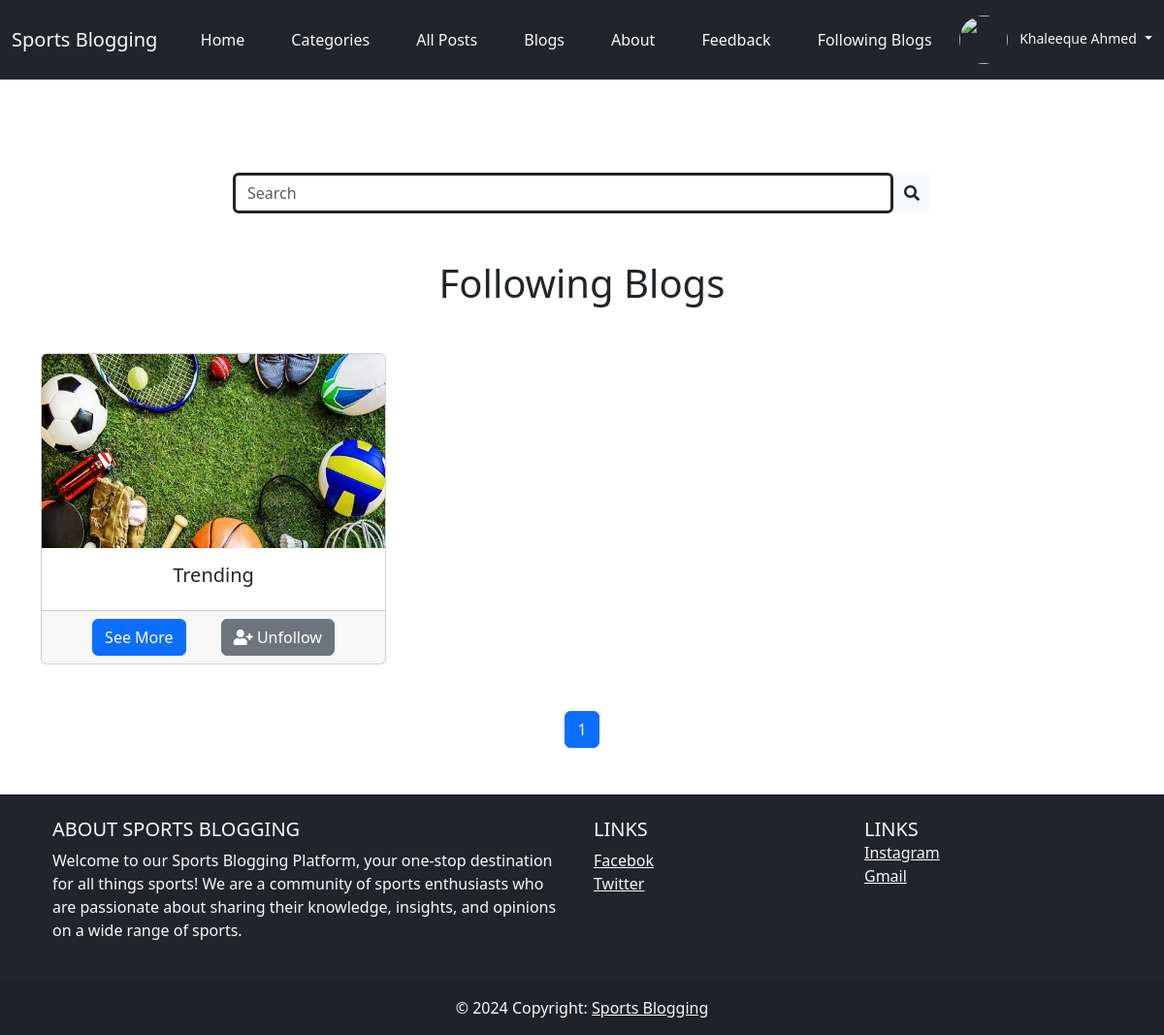
Screenshot of /User/following_blogs.php (signed in) with the database file from the repository.
### tables this page shows
CREATE TABLE `following_blog` (
  `follow_id` int(11) NOT NULL AUTO_INCREMENT,
  `follower_id` int(11) DEFAULT NULL,
  `blog_following_id` int(11) DEFAULT NULL,
  `status` enum('Followed','Unfollowed') DEFAULT 'Followed',
  `created_at` timestamp NOT NULL DEFAULT current_timestamp(),
  `updated_at` timestamp NULL DEFAULT NULL,
  PRIMARY KEY (`follow_id`),
  KEY `blog_following_id` (`blog_following_id`),
  KEY `follower_id` (`follower_id`),
  CONSTRAINT `following_blog_ibfk_1` FOREIGN KEY (`blog_following_id`) REFERENCES `blog` (`blog_id`) ON DELETE CASCADE ON UPDATE CASCADE,
  CONSTRAINT `following_blog_ibfk_2` FOREIGN KEY (`follower_id`) REFERENCES `user` (`user_id`) ON DELETE CASCADE ON UPDATE CASCADE
);

CREATE TABLE `blog` (
  `blog_id` int(11) NOT NULL AUTO_INCREMENT,
  `user_id` int(11) DEFAULT NULL,
  `blog_title` varchar(200) DEFAULT NULL,
  `post_per_page` int(11) DEFAULT NULL,
  `blog_background_image` text DEFAULT NULL,
  `blog_status` enum('Active','InActive') DEFAULT NULL,
  `created_at` timestamp NOT NULL DEFAULT current_timestamp(),
  `updated_at` timestamp NULL DEFAULT NULL,
  PRIMARY KEY (`blog_id`),
  KEY `user_id` (`user_id`),
  CONSTRAINT `blog_ibfk_1` FOREIGN KEY (`user_id`) REFERENCES `user` (`user_id`) ON DELETE CASCADE ON UPDATE CASCADE
);

### User/following_blogs.php (the view, shortened to what this page needs)
<?php
	require("../require/header.php");
?>
<?php
	require("search_bar.php");
	$user_id =  isset($_SESSION['user'])? $_SESSION['user']['user_id']: "";
	$limit = 3;
  $page = isset($_GET['page']) ? $_GET['page'] : 1;
  $start = ($page - 1) * $limit;
  $query = "SELECT blog.*, following_blog.*
          FROM blog
          INNER JOIN following_blog ON blog.blog_id = following_blog.blog_following_id
          WHERE blog_status = 'Active' AND following_blog.follower_id = '$user_id' AND following_blog.status = 'Followed'
          ORDER BY blog_id DESC LIMIT $start, $limit";
  $result = mysqli_query($connection, $query);
  if ($result->num_rows) {
?>
	<div class="mt-5">
	  <h1 class="text-center" id="blog">Following Blogs</h1>
	  <div class="mt-5 container text-center">
	      <div class="row align-items-stretch">
	      	<?php
	          while ($data = mysqli_fetch_assoc($result)) {
	        ?>
	        <div class="col-md-4">
	          <div class="card h-100">
	            <img class="card-img-top" src="<?= $data['blog_background_image'] ?>" alt="">
	            <div class="card-body">
	              <h5 class="card-title"><?= $data['blog_title'] ?></h5>
	            </div>
	            <div class="card-footer d-flex justify-content-evenly">
	              <a href="show_blog.php?blog_id=<?= $data['blog_id']; ?>" class="btn btn-primary">See More</a>
              <?php
                $blog_id = $data['blog_id'];
                $query = "SELECT * FROM following_blog WHERE follower_id = '$user_id' AND blog_following_id = '$blog_id'";
                $result2 = mysqli_query($connection, $query);
                if($result2->num_rows){
                  $row = mysqli_fetch_assoc($result2);
                  if ($row['status'] == 'Followed') {
                    ?>
                    <a href="follow_process.php?action=unfollowed&user_id=<?= $user_id?>&blog_id=<?= $blog_id ?>" class="btn btn-secondary"><i class="fas fa-user-plus"></i> Unfollow</a>
                    <?php
                      }else{
                    ?>
                          <a href="follow_process.php?action=followed&user_id=<?= $user_id?>&blog_id=<?= $blog_id ?>" class="btn btn-primary"><i class="fas fa-user-plus"></i> Follow</a>
                    <?php
                    }
                }else{
                    ?>
                    <a href="follow_process.php?action=followed&user_id=<?= $user_id?>&blog_id=<?= $blog_id ?>" class="btn btn-primary"><i class="fas fa-user-plus"></i> Follow</a><?php
                }
              ?>
	            </div>
	          </div>
	        </div>
	        <?php
	          }
	        ?>
	      </div>
	    </div>
	<div class="mt-5">
      <nav aria-label="Page navigation example">
        <ul class="pagination justify-content-center">
        <?php
          $query = "SELECT COUNT(*) as num_rows FROM blog
          INNER JOIN following_blog ON blog.blog_id = following_blog.blog_following_id
          WHERE blog_status = 'Active' AND following_blog.follower_id = '$user_id' AND following_blog.status = 'Followed'";
          $result = mysqli_query($connection, $query);
          $data = mysqli_fetch_assoc($result);
          $num_pages = ceil($data['num_rows'] / $limit);
          for ($i = 1; $i <= $num_pages; $i++) {
            if ($i == $page) {
              echo '<li class="page-item active"><a class="page-link" href="following_blogs.php?page=' . $i . '">' . $i . '</a></li>';
            } else {
              echo '<li class="page-item"><a class="page-link" href="following_blogs.php?page=' . $i . '">' . $i . '</a></li>';
            }
          }
        ?>
        </ul>
      </nav>
    </div>
    <?php
    } else {
      echo "<div class= 'mt-5 text-center'><p>You Are Not Currently Following Any Blog</p></div>";
    }
  ?>
<?php
	require("../require/footer.php");
?>

### User/style.css (style rules this page uses)
* { margin: 0px; padding: 0px; box-sizing: border-box; }
.card-img-top { height: 200px; object-fit: cover; object-position: center; }

### rows the page displays
following_blog: blog_following.blog_background_image (picture), blog_following.blog_title "Trending"

### other values shown
$user_name "Khaleeque Ahmed"
